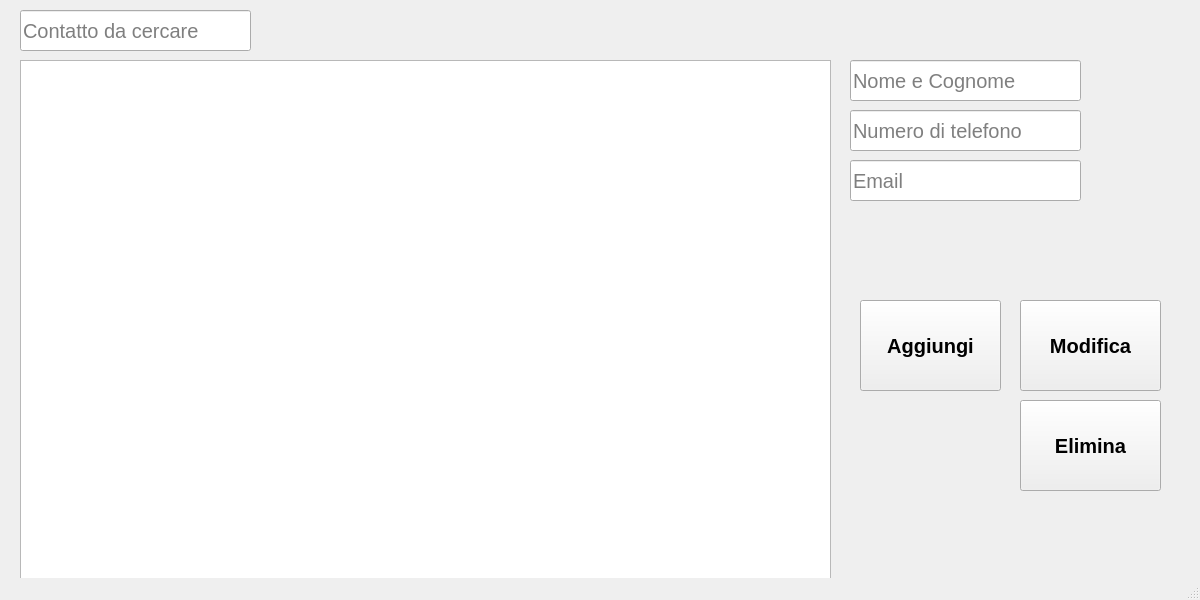
<?xml version="1.0" encoding="UTF-8"?>
<ui version="4.0">
 <class>MainWindow</class>
 <widget class="QMainWindow" name="MainWindow">
  <property name="geometry">
   <rect>
    <x>0</x>
    <y>0</y>
    <width>1200</width>
    <height>600</height>
   </rect>
  </property>
  <property name="minimumSize">
   <size>
    <width>1200</width>
    <height>600</height>
   </size>
  </property>
  <property name="maximumSize">
   <size>
    <width>1200</width>
    <height>600</height>
   </size>
  </property>
  <property name="windowTitle">
   <string>Rubrica</string>
  </property>
  <widget class="QWidget" name="centralwidget">
   <widget class="QPushButton" name="btnAggiungi">
    <property name="geometry">
     <rect>
      <x>860</x>
      <y>300</y>
      <width>141</width>
      <height>91</height>
     </rect>
    </property>
    <property name="font">
     <font>
      <family>Segoe UI</family>
      <pointsize>15</pointsize>
      <bold>true</bold>
     </font>
    </property>
    <property name="text">
     <string>Aggiungi</string>
    </property>
    <property name="shortcut">
     <string>Ctrl+P</string>
    </property>
   </widget>
   <widget class="QPushButton" name="btnElimina">
    <property name="geometry">
     <rect>
      <x>1020</x>
      <y>400</y>
      <width>141</width>
      <height>91</height>
     </rect>
    </property>
    <property name="font">
     <font>
      <pointsize>15</pointsize>
      <bold>true</bold>
     </font>
    </property>
    <property name="text">
     <string>Elimina</string>
    </property>
    <property name="shortcut">
     <string>Ctrl+D</string>
    </property>
   </widget>
   <widget class="QLineEdit" name="inputNome">
    <property name="geometry">
     <rect>
      <x>850</x>
      <y>60</y>
      <width>231</width>
      <height>41</height>
     </rect>
    </property>
    <property name="font">
     <font>
      <pointsize>15</pointsize>
     </font>
    </property>
    <property name="placeholderText">
     <string>Nome e Cognome</string>
    </property>
   </widget>
   <widget class="QLineEdit" name="inputTelefono">
    <property name="geometry">
     <rect>
      <x>850</x>
      <y>110</y>
      <width>231</width>
      <height>41</height>
     </rect>
    </property>
    <property name="font">
     <font>
      <pointsize>15</pointsize>
     </font>
    </property>
    <property name="placeholderText">
     <string>Numero di telefono</string>
    </property>
   </widget>
   <widget class="QLineEdit" name="inputEmail">
    <property name="geometry">
     <rect>
      <x>850</x>
      <y>160</y>
      <width>231</width>
      <height>41</height>
     </rect>
    </property>
    <property name="font">
     <font>
      <pointsize>15</pointsize>
     </font>
    </property>
    <property name="placeholderText">
     <string>Email</string>
    </property>
   </widget>
   <widget class="QTableWidget" name="tableWidget">
    <property name="geometry">
     <rect>
      <x>20</x>
      <y>60</y>
      <width>811</width>
      <height>541</height>
     </rect>
    </property>
    <property name="font">
     <font>
      <pointsize>11</pointsize>
     </font>
    </property>
    <property name="editTriggers">
     <set>QAbstractItemView::EditTrigger::NoEditTriggers</set>
    </property>
   </widget>
   <widget class="QPushButton" name="btnModifica">
    <property name="geometry">
     <rect>
      <x>1020</x>
      <y>300</y>
      <width>141</width>
      <height>91</height>
     </rect>
    </property>
    <property name="font">
     <font>
      <pointsize>15</pointsize>
      <bold>true</bold>
     </font>
    </property>
    <property name="text">
     <string>Modifica</string>
    </property>
    <property name="shortcut">
     <string>Ctrl+M</string>
    </property>
   </widget>
   <widget class="QLineEdit" name="inputSearch">
    <property name="geometry">
     <rect>
      <x>20</x>
      <y>10</y>
      <width>231</width>
      <height>41</height>
     </rect>
    </property>
    <property name="font">
     <font>
      <pointsize>15</pointsize>
     </font>
    </property>
    <property name="placeholderText">
     <string>Contatto da cercare</string>
    </property>
   </widget>
   <widget class="QLabel" name="countTelefono">
    <property name="geometry">
     <rect>
      <x>1090</x>
      <y>110</y>
      <width>81</width>
      <height>31</height>
     </rect>
    </property>
    <property name="font">
     <font>
      <pointsize>15</pointsize>
     </font>
    </property>
    <property name="text">
     <string/>
    </property>
   </widget>
  </widget>
  <widget class="QMenuBar" name="menubar">
   <property name="geometry">
    <rect>
     <x>0</x>
     <y>0</y>
     <width>1200</width>
     <height>21</height>
    </rect>
   </property>
  </widget>
  <widget class="QStatusBar" name="statusbar"/>
 </widget>
 <resources/>
 <connections/>
</ui>
